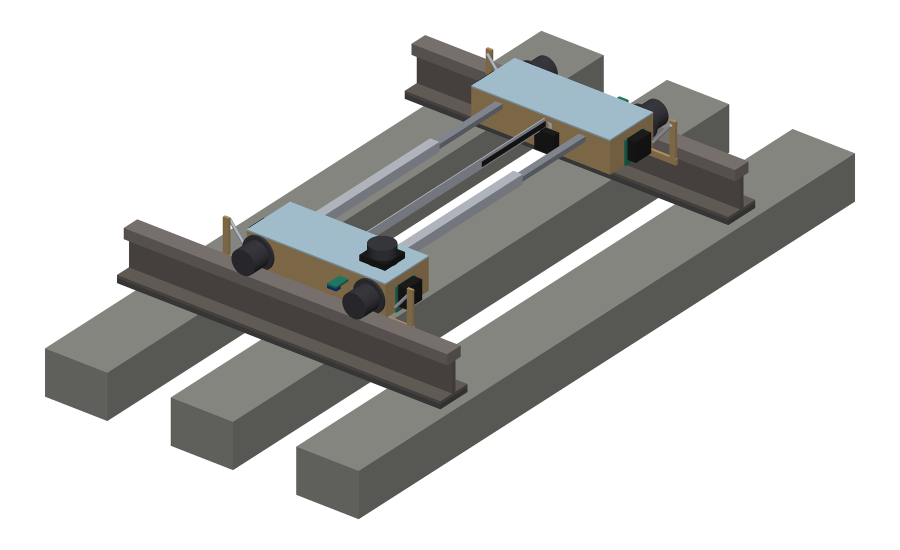
#> input picture cad/renders/1_на_рельсах.png, 1800 x 1100 px, found by its file name (shown at 1/2 size)
$ python merge_half.py '../renders/1_на_рельсах.png' '../renders/2_укрытие.png'
#> lines starting #> are read from the running program, lines starting #| are printed output that depends on the picture
### cad/tools/gost.py
# ГОСТ-подобная рамка и основная надпись (ГОСТ 2.104, форма 1, упрощённо) на matplotlib, единицы - мм
import matplotlib
matplotlib.use("Agg")
import matplotlib.pyplot as plt
from matplotlib.patches import Rectangle, Polygon, FancyBboxPatch, Circle

matplotlib.rcParams["font.family"] = "DejaVu Sans"
FONT = dict(fontstyle="italic")
TH = 0.7   # основная линия, мм
TN = 0.3   # тонкая


def mm2pt(w):
    return w / 25.4 * 72


def sheet(W, H):
    fig = plt.figure(figsize=(W / 25.4, H / 25.4))
    ax = fig.add_axes([0, 0, 1, 1])
    ax.set_xlim(0, W)
    ax.set_ylim(0, H)
    ax.set_aspect("equal")
    ax.axis("off")
    return fig, ax


def line(ax, x1, y1, x2, y2, w=TN, **kw):
    ax.plot([x1, x2], [y1, y2], color="black", lw=mm2pt(w), solid_capstyle="butt", **kw)


def text(ax, x, y, s, size=3.5, ha="center", va="center", **kw):
    # size - высота шрифта в мм
    ax.text(x, y, s, fontsize=mm2pt(size) / 0.72, ha=ha, va=va, **FONT, **kw)


# [54 lines left out: function frame, not called in this run]

### cad/tools/merge_half.py
import sys
import matplotlib.pyplot as plt, matplotlib.image as mpimg
from matplotlib.backends.backend_pdf import PdfPages
from pypdf import PdfWriter, PdfReader
from gost import sheet, frame, text
U = sys.argv[1]; U4 = sys.argv[2]
renders = [("out/1к2/Рендеры/1_на_рельсах.png", "Рис. 1. «Форс-1» (1:2) на рельсах, колея 760: инспекция пути, полозья подняты"),
           ("out/1к2/Рендеры/2_укрытие.png", "Рис. 2. Режим укрытия: робот ниже головки рельса, колёсная пара поезда 1:2 проходит над ним"),
           ("out/1к2/Рендеры/3_полозья_опущены.png", "Рис. 3. Переход: полозья опущены (2 x MG996R на модуль), колёса над рельсами, телескоп сжат"),
           (U4 + "/render_ремонтный_модуль.png", "Рис. 4. Ремонтный модуль: гайковёрт, электромагнит, маркировка"),
           ("out/1к2/Рендеры/4_модули_крупно.png", "Рис. 5. Модули крупно: телескоп из профилей П 20x20 и 15x10, рейка GT2 на Г-профиле, полозья, лидар на полке")]
W, H = 420, 297
with PdfPages("out/_front.pdf") as pdf:
    fig, ax = sheet(W, H)
    text(ax, W / 2, 200, "«ФОРС-1»", 16)
    text(ax, W / 2, 180, "Робот-путеобходчик для автономной инспекции и обслуживания железнодорожного пути", 6)
    text(ax, W / 2, 160, "Техническая документация заочного этапа Хардатона «Инженерный вызов» 2026. Прототип в масштабе 1:2", 5)
    cont = ["Содержание:", "1. 3D-модель: рис. 1-5", "2. Схема электрическая принципиальная Э3 и перечень элементов ПЭ3",
            "3. Габаритная схема робота 1:2 на пути 760 (проверка по колёсам поезда)", "4. Натурный образец: габаритная схема на пути 1520",
            "5. Чертежи деталей под лазер 1:1 в поле 500x300: корпуса (фанера 4), крышки (оргстекло 3), полозья (фанера 6)",
            "", "Команда «Форс-1», МГТУ им. Н.Э. Баумана, ноябрь 2026"]
    for i, c in enumerate(cont):
        text(ax, 60, 130 - i * 9, c, 4.5, ha="left")
    pdf.savefig(fig); plt.close(fig)
    for p, cap in renders:
        fig = plt.figure(figsize=(W / 25.4, H / 25.4))
        ax = fig.add_axes([0.03, 0.08, 0.94, 0.88]); ax.axis("off")
        from PIL import Image, ImageChops
        im = Image.open(p).convert("RGB"); bb = ImageChops.difference(im, Image.new("RGB", im.size, "white")).getbbox()
#> further down, im is the input picture: PIL image 1800x1100 RGB; mean R, G, B 198, 198, 196.8
#> after `bb = ImageChops.difference(im, Image.new('RGB', im.size, 'white')).get`: bb = (87, 59, 1713, 1041)
        im = im.crop((bb[0], bb[1] + (60 if p.startswith("out/") else 0), bb[2], bb[3]))
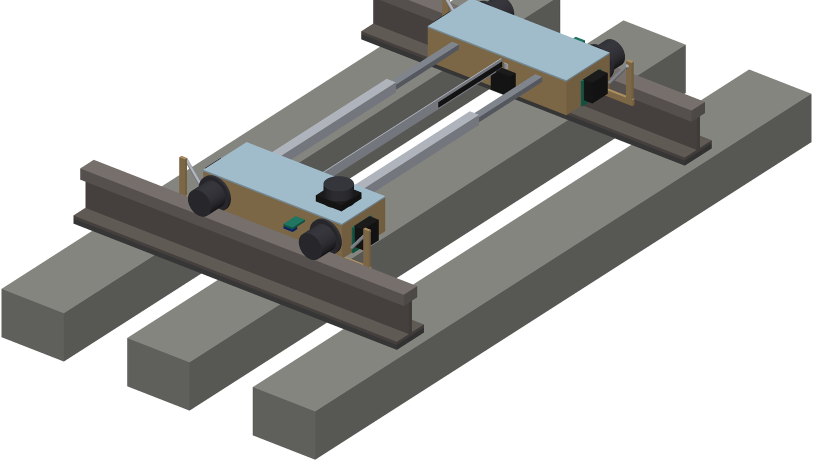
#> im: PIL image 1626x922 RGB (shown at 1/2 size); mean R, G, B 180.7, 180.8, 179.1
        bb2 = ImageChops.difference(im, Image.new("RGB", im.size, "white")).getbbox(); im = im.crop(bb2)
#> after `bb2 = ImageChops.difference(im, Image.new('RGB', im.size, 'white')).ge`: bb2 = (0, 0, 1626, 922)
        ax.imshow(im)
        fig.text(0.5, 0.035, cap, ha="center", fontsize=13, fontstyle="italic")
        pdf.savefig(fig); plt.close(fig)
#> pass 2 of the loop `for p, cap in renders:`:
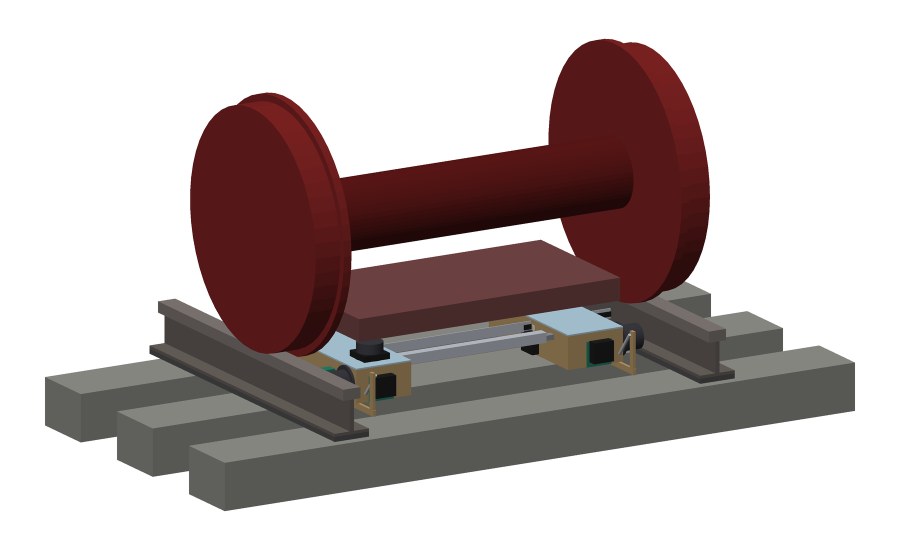
#> input picture cad/renders/2_укрытие.png, 1800 x 1100 px, found by its file name (shown at 1/2 size)
#> im is the input picture: PIL image 1800x1100 RGB; mean R, G, B 186.5, 175.2, 174.4
#> bb = (87, 75, 1713, 1025)
#> `im = im.crop((bb[0], bb[1] + (60 if p.startswith("out/") else 0), bb[2..`:
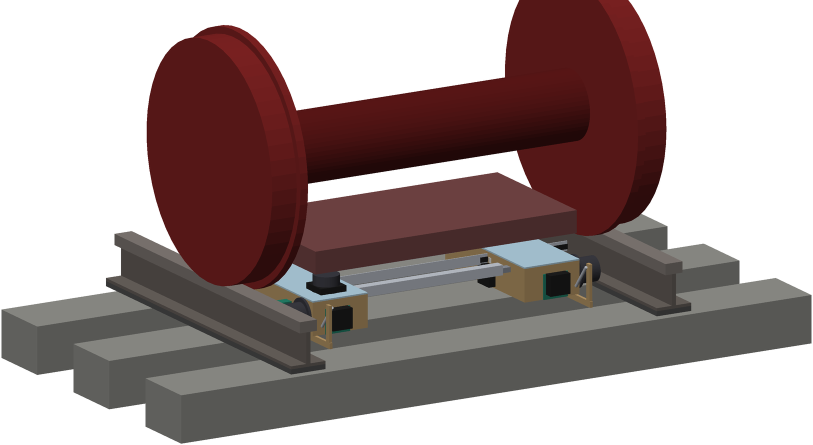
#> im: PIL image 1626x890 RGB (shown at 1/2 size); mean R, G, B 162.3, 147.2, 146.1
#> bb2 = (0, 0, 1626, 890)
#> pass 3 of the loop `for p, cap in renders:`:
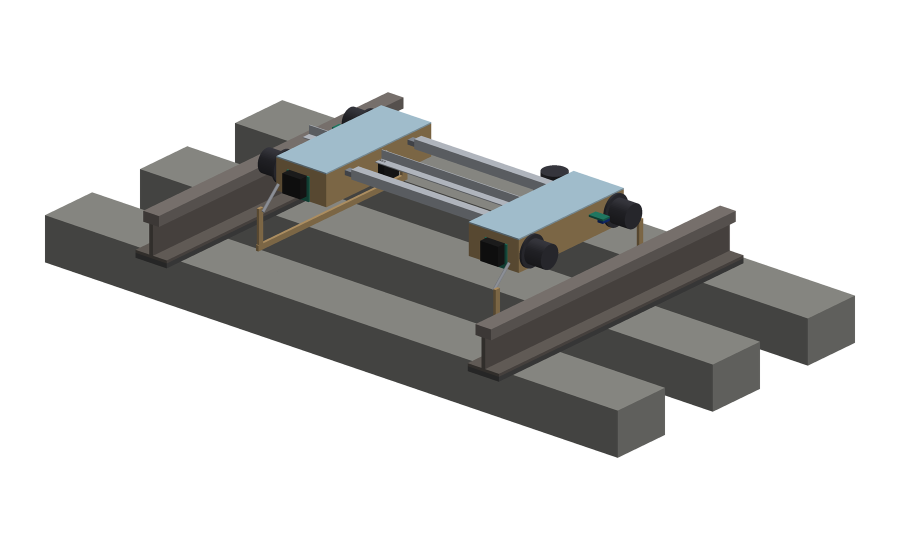
#> input picture cad/renders/3_полозья_опущены.png, 1800 x 1100 px, found by its file name (shown at 1/2 size)
#> im is the input picture: PIL image 1800x1100 RGB; mean R, G, B 205.6, 205.6, 204.7
#> bb = (87, 182, 1713, 918)
#> `im = im.crop((bb[0], bb[1] + (60 if p.startswith("out/") else 0), bb[2..`:
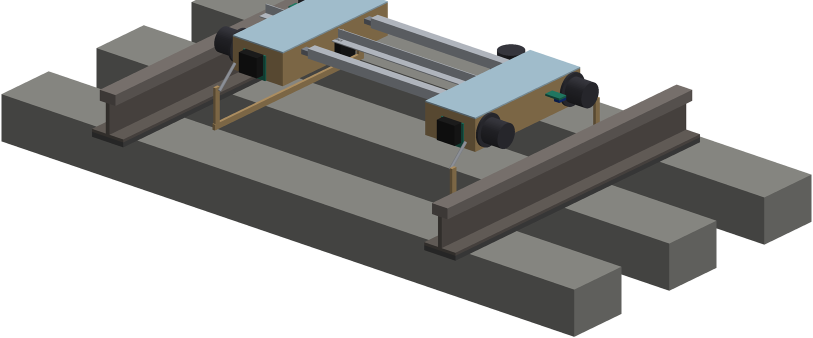
#> im: PIL image 1626x676 RGB (shown at 1/2 size); mean R, G, B 167.1, 167.1, 165.4
#> bb2 = (0, 0, 1626, 676)
#> (the run stopped early here; a loop or call above may not have finished)
